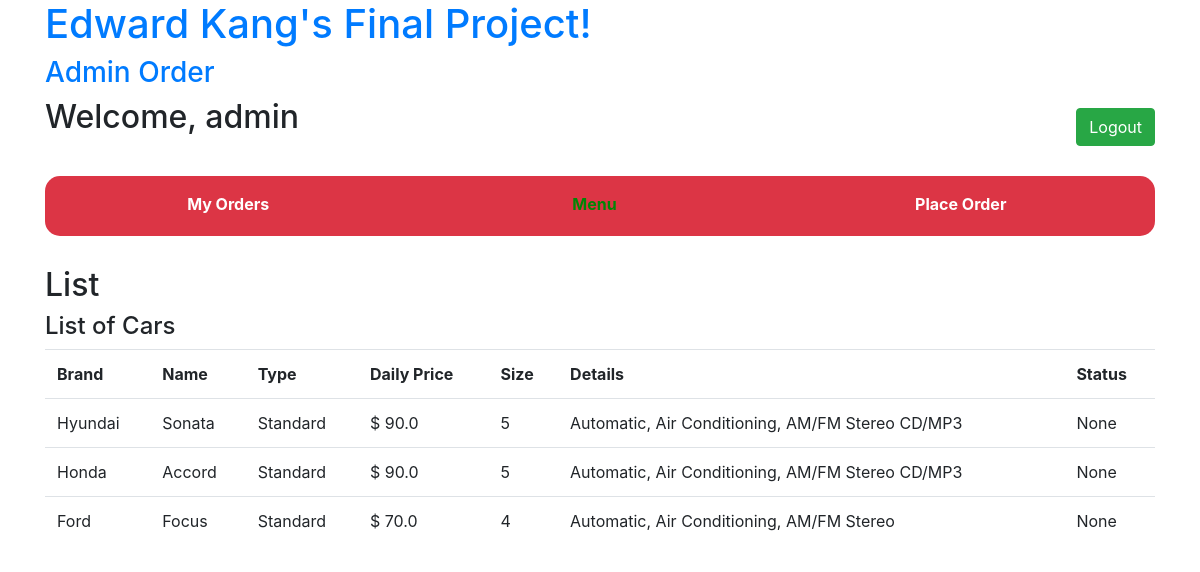
The page /list (signed in) on the database its author committed.
### rents/models.py (models this page shows, shortened)
class Car(models.Model):
    car_brand = models.CharField(max_length=64)
    car_name = models.CharField(max_length=64)
    car_type = models.CharField(max_length=64)
    car_price = models.FloatField()
    car_size = models.IntegerField()
    car_detail = models.CharField(max_length=64)
    car_status = models.CharField(max_length=64)

### rents/views.py (the view)
# urls.py: path("list", views.listView, name="list"),
def listView(request):
    if not request.user.is_authenticated:
        return render(request, 'rents/login.html', {'message': 'Please login first.'})
    cars_to_exclude = ['Toyota']
    car = Car.objects.exclude(car_brand__in=cars_to_exclude).all()
    context = {
        'cars' : car
    }
    return render(request, 'rents/list.html', context)

### rents/templates/rents/list.html
{% extends "rents/layout.html" %}
{% block body %}
<div class="form-group">
    <div class="content_item">
        <h2 id="title_welcome">Welcome, {{ user.username }}</h2>
        <input id="logout_button" class="btn btn-success" type="button" value="Logout" onclick="location.href = '/logout'"/>
    </div>
    <div id="menu">
        <table id="menu_table">
            <tr id="menu_table_tr">
                <td id="menu_table_td">
                    <a id="menu_button" href="/myOrders">My Orders</a>
                </td>
                <td id="menu_table_td">
                    <a id="menu_button_select" href="/menu">Menu</a>
                </td>
                <td id="menu_table_td">
                    <a id="menu_button" href="/order">Place Order</a>
                </td>
            </tr>
        </table>
    </div>
</div>
<div id="body_content" class="form-group">
    <div>
        <h2>List</h2>
        <div class="body_table">
            <div class="body_table_content">
                <h4>List of Cars</h4>
                <div>
                    <table class="table">
                        <tr>
                            <th>Brand</th>
                            <th>Name</th>
                            <th>Type</th>
                            <th>Daily Price</th>
                            <th>Size</th>
                            <th>Details</th>
                            <th>Status</th>
                        </tr>
                        {% for car in cars %}
                        <tr>
                            <td>{{ car.car_brand }}</td>
                            <td>{{ car.car_name }}</td>
                            <td>{{ car.car_type }}</td>
                            <td>$ {{ car.car_price }}</td>
                            <td>{{ car.car_size }}</td>
                            <td>{{ car.car_detail }}</td>
                            <td>{{ car.car_status }}</td>
                        </tr>
                        {% endfor %}
                    </table>
                </div>
            </div>
        </div>
    </div>
</div>
{% endblock %}

### rents/templates/rents/layout.html (shortened to what this page needs)
<!DOCTYPE html>
<html>
    <head>
        <link rel="stylesheet" href="https://stackpath.bootstrapcdn.com/bootstrap/4.1.1/css/bootstrap.min.css">
        <link rel="stylesheet" href="//code.jquery.com/ui/1.12.1/themes/base/jquery-ui.css">
        {% load static %}
        <link rel="stylesheet" type="text/css" href="{% static 'rents/style.css' %}" />
    </head>
    <body>
        <div class="container">
            <h1><a href="/">Edward Kang's Final Project!</a></h1>
            {% if user.is_superuser %}
            <h3><a href="/adminOrder/placed">Admin Order</a></h3>
            {% endif %}
            {% block body %}
            {% endblock %}
        </div>
    </body>
</html>

### rents/static/rents/style.css (style rules this page uses)
#title_welcome { width: 50%; display: block; float: left; }
#logout_button { margin-top: 10px; display: block; float: right; }
#menu { background-color: #dc3545; border-radius: 15px; margin-top: 30px; margin-bottom: 30px; width: 100%; display: block; float: right; }
#menu_table { margin: auto; width: 100% !important; }
#menu_table_tr { height: 60px; width: 100%; display: block; float: left; }
#menu_table_td { width: 33%; display: block; float: left; text-align: center; margin-top: 15px; }
#menu_button { color: white; font-weight: bold; }
#menu_button_select { color: #008605; font-weight: bold; }
#body_content { margin-top: 60px; }
.body_table_content { margin-bottom: 40px; display: block; float: left; width: 100%; }

### rows shown on the page
Car: car_brand "Hyundai", car_name "Sonata", car_type "Standard", car_price "90.0", car_size "5", car_detail "Automatic, Air Conditioning, AM/FM Stereo CD/MP3", car_status "None"
Car: car_brand "Honda", car_name "Accord", car_type "Standard", car_price "90.0", car_size "5", car_detail "Automatic, Air Conditioning, AM/FM Stereo CD/MP3", car_status "None"
Car: car_brand "Ford", car_name "Focus", car_type "Standard", car_price "70.0", car_size "4", car_detail "Automatic, Air Conditioning, AM/FM Stereo", car_status "None"

### other values the page prints
{{ user.username }} "admin"
